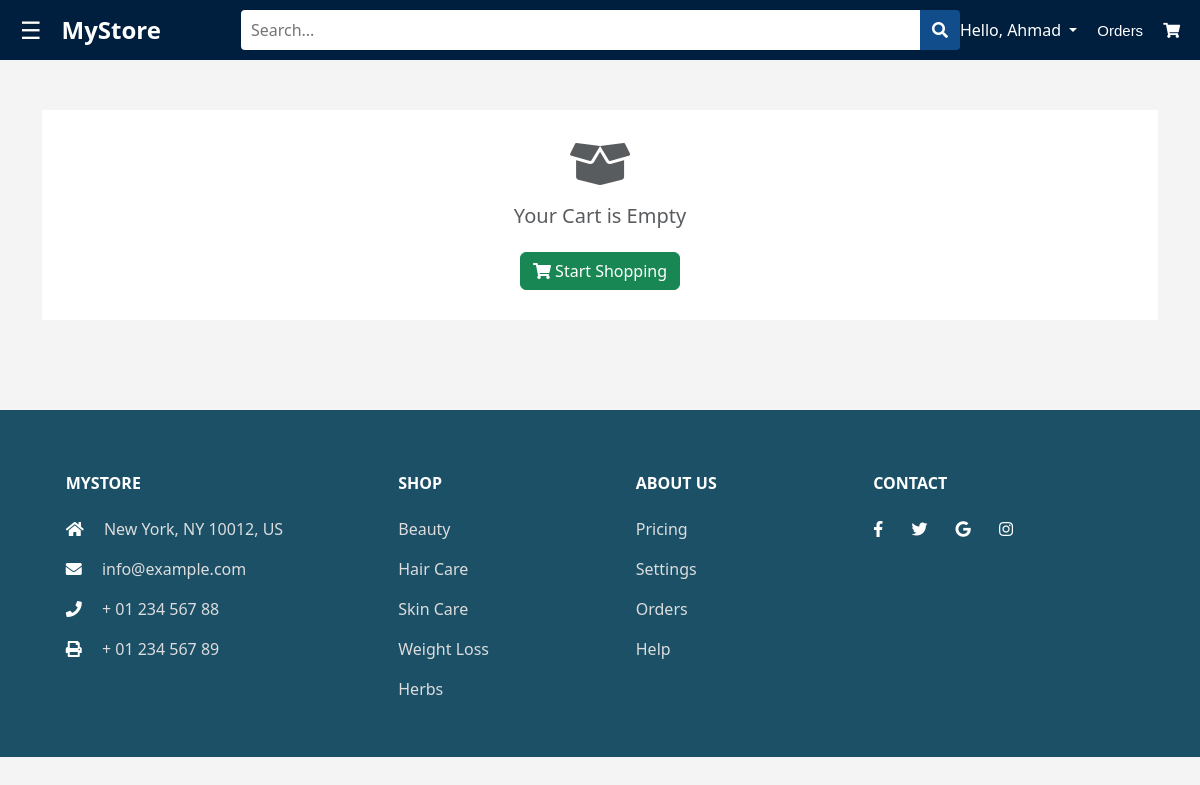
The app's page /cart/ (signed in), older data.
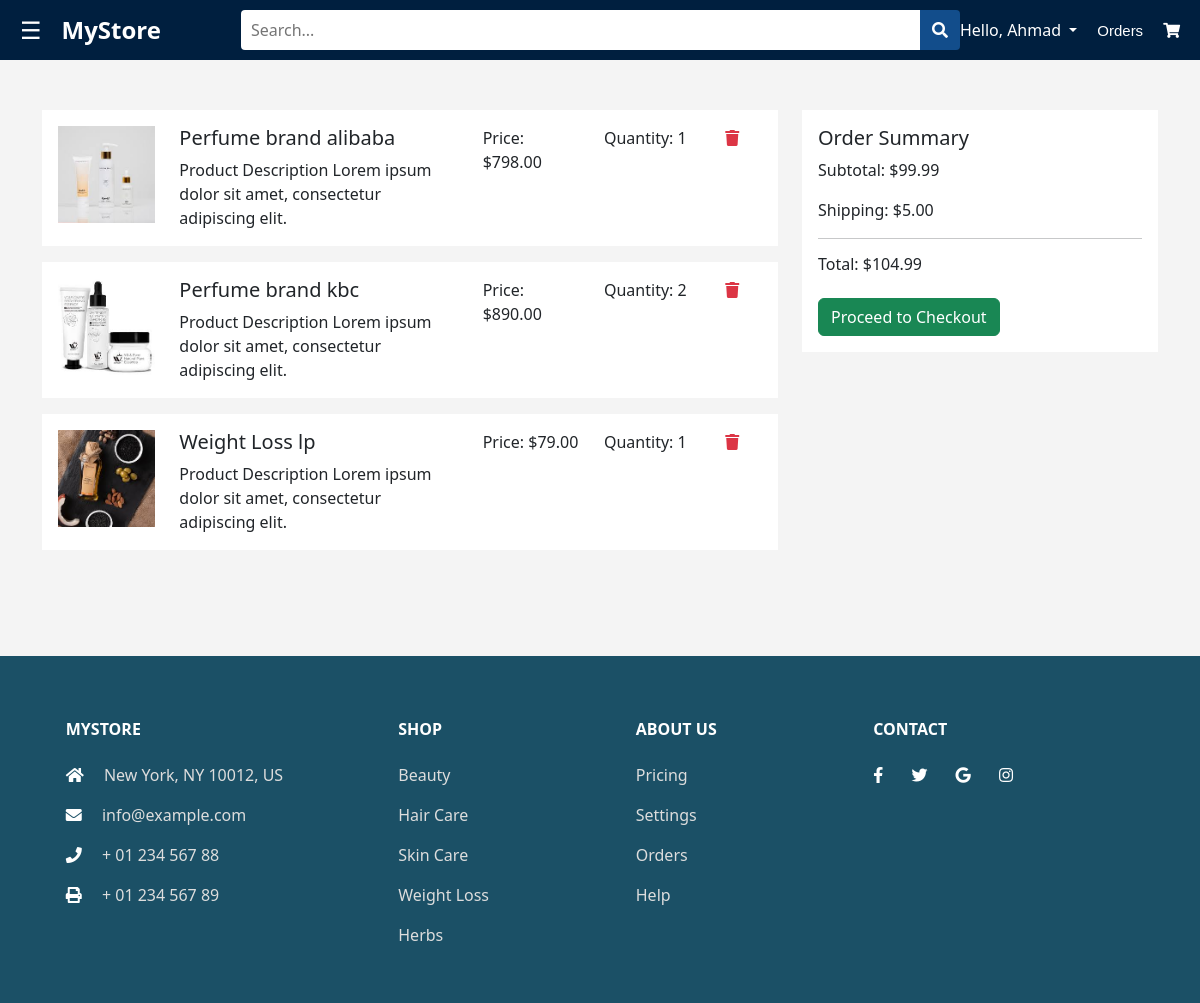
The same page, newer data.
### shop/models.py (models this page shows, shortened)
class CustomUser(AbstractUser):
    username = None
    name = models.CharField(max_length=30)
    email = models.EmailField(_("email address"), unique=True)
    is_admin = models.BooleanField(default=False)
    objects = CustomUserManager()
    USERNAME_FIELD = "email"
    REQUIRED_FIELDS = []  # Add any required fields for user creation

class Category(models.Model):
    name = models.CharField(max_length=100, unique=True)
    image = models.ImageField(upload_to='products/', default='products/default.jpg')

class CartItem(models.Model):
    user = models.ForeignKey(CustomUser, on_delete=models.CASCADE)
    product = models.ForeignKey(Product, on_delete=models.CASCADE)
    quantity = models.PositiveIntegerField(default=1)
    created_at = models.DateTimeField(auto_now_add=True)

class Product(models.Model):
    name = models.CharField(max_length=200, null=True)
    description = models.CharField(max_length=200, null=True)
    price = models.DecimalField(max_digits=10, decimal_places=2, null=True)
    image = models.ImageField(upload_to='products/', default='products/products2.jpg')
    category = models.ForeignKey(Category, on_delete=models.CASCADE, null=True, blank=True)
    subcategory = models.ForeignKey(SubCategory, on_delete=models.CASCADE, null=True, blank=True)
    slug = models.SlugField(max_length=100, unique=True, null=True, blank=True)

### shop/views.py (the view)
# urls.py: path('cart/', CartView.as_view(), name='cart_view'),
class CartView(View):
    def get(self, request):
        if request.user.is_authenticated:
            cart_items = CartItem.objects.filter(user=request.user)
        else:
            return redirect('login')
        return render(request, 'shop/cart.html', {'cart_items': cart_items})

### shop/context_processors.py (called while the page is built)
def categories(request):
    from .models import Category
    categories = Category.objects.all()
    return {'categories': categories}

### shop/templates/shop/cart.html (shortened to what this page needs)
{% extends "shop/base.html" %}
{% block content %}
<html lang="en">
<head>
    <link rel="stylesheet" href="https://cdnjs.cloudflare.com/ajax/libs/font-awesome/5.15.3/css/all.min.css">
    <link href="https://cdn.jsdelivr.net/npm/bootstrap@5.3.2/dist/css/bootstrap.min.css" rel="stylesheet"
>
</head>
<body>
{% if user.is_authenticated %}
    <div class="container first-container">
        {% if cart_items %}
            <div class="row">
                <div class="col-lg-8">
                    {% for item in cart_items %}
                        <div class="card mb-3 no-border">
                            <div class="card-body">
                                <div class="row">
                                    <div class="col-md-2">
                                        <img src="{{ item.product.image.url }}" alt="Product Image" class="img-fluid">
                                    </div>
                                    <div class="col-md-5">
                                        <h5 class="card-title">{{ item.product.name }}</h5>
                                        <p class="card-text">Product Description Lorem ipsum dolor sit amet, consectetur adipiscing elit.</p>
                                    </div>
                                    <div class="col-md-2">
                                        <p class="card-text">Price: ${{ item.product.price }}</p>
                                    </div>
                                    <div class="col-md-2">
                                        <p class="card-text">Quantity: {{ item.quantity }}</p>
                                    </div>
                                    <div class="col-md-1">
                                        <a href="{% url 'delete_from_cart' item.id %}" class="text-danger">
                                            <span class="fas fa-trash"></span>
                                        </a>
                                    </div>
                                </div>
                            </div>
                        </div>
                    {% endfor %}
                </div>
                <div class="col-lg-4">
                    <div class="card ml-3 no-border">
                        <div class="card-body">
                            <h5 class="card-title">Order Summary</h5>
                            <p class="card-text">Subtotal: $99.99</p>
                            <p class="card-text">Shipping: $5.00</p>
                            <hr>
                            <h6 class="card-text">Total: $104.99</h6>
                            <a href="#" class="btn btn-success mt-3">Proceed to Checkout</a>
                        </div>
                    </div>
                </div>
            </div>
        {% else %}
            <div class="cart-empty text-center">
                <i class="fas fa-box-open fa-3x mb-3 text-muted"></i>
                <h5 class="text-muted">Your Cart is Empty</h5>
                <a href="{% url 'index' %}" class="btn btn-success mt-3">
                    <i class="fas fa-shopping-cart"></i> Start Shopping
                </a>
            </div>
        {% endif %}
    </div>
{% else %}
    <p class="text-center">Please log in to view your cart.</p>
    <div class="text-center">
        <a class="btn btn-primary" href="{% url 'login' %}">Sign In</a>
    </div>
{% endif %}
</body>
</html>
{% endblock %}

### shop/templates/shop/base.html (shortened to what this page needs)
<!DOCTYPE html>
<html lang="en">
<head>
    {% load static %}
    <link href="https://cdn.jsdelivr.net/npm/bootstrap-icons/font/bootstrap-icons.css" rel="stylesheet">
    <link rel="stylesheet" href="https://cdnjs.cloudflare.com/ajax/libs/font-awesome/5.15.3/css/all.min.css">
    <link href="https://cdn.jsdelivr.net/npm/bootstrap@5.3.2/dist/css/bootstrap.min.css" rel="stylesheet">
    <link rel="stylesheet" type="text/css" href="{% static 'shop/css/index.css' %}">
</head>
<body>
    <header class="header">
        <div>
            <span class="menu-icon" onclick="openNav()">&#9776;</span>
        </div>
        <a href="{% url 'index' %}" class="logo">MyStore</a>
        <form action="{% url 'custom_search' %}" class="search-bar">
            <input type="text" class="search-input" name="form" placeholder="Search..." required>
            <button type="submit" class="search-button"><i class="fa fa-search"></i></button>
        </form>
        {% if user.is_authenticated %}
        <ul class="navbar-nav ml-auto">
            <li class="nav-item dropdown">
                <a class="nav-link dropdown-toggle" href="#" id="navbarDropdown" role="button" data-bs-toggle="dropdown" aria-expanded="false">
                    Hello, {{ user.first_name }}
                </a>
            </li>
        </ul>
        {% else %}
        <ul class="header-links">
            <li><a href="{% url 'login' %}">Login</a></li>
            <li>|</li>
            <li><a style="margin-left:0px;" href="{% url 'register' %}">Sign up</a></li>
        </ul>
        {% endif %}
        <ul class="header-links">
            <li><a href="{% url 'orders-history' %}">Orders</a></li>
            <li><a href="{% url 'cart_view' %}"><i class="fas fa-shopping-cart"></i></a></li>
        </ul>
    </header>
    <main>
        {% block content %}
        {% endblock content %}
    </main>
    <footer class="text-center text-lg-start text-muted mt-5">
        <section class="text-color p-3 nd">
            <div class="container text-center text-md-start mt-5">
                <div class="row mt-3">
                    <div class="col-md-4 col-lg-3 col-xl-3 mx-auto mb-md-0 mb-4">
                        <h6 class="text-uppercase fw-bold mb-4">MyStore</h6>
                        <p><i class="fas fa-home me-3"></i> New York, NY 10012, US</p>
                        <p><i class="fas fa-envelope me-3"></i> info@example.com</p>
                        <p><i class="fas fa-phone me-3"></i> + 01 234 567 88</p>
                        <p><i class="fas fa-print me-3"></i> + 01 234 567 89</p>
                    </div>
                    <div class="col-md-2 col-lg-2 col-xl-2 mx-auto mb-4">
                        <h6 class="text-uppercase fw-bold mb-4">Shop</h6>
                        {% for category in categories %}
                        <p><a href="#!" class="text-reset">{{ category.name }}</a></p>
                        {% endfor %}
                    </div>
                    <div class="col-md-3 col-lg-2 col-xl-2 mx-auto mb-4">
                        <h6 class="text-uppercase fw-bold mb-4">About Us</h6>
                        <p><a href="#!" class="text-reset">Pricing</a></p>
                        <p><a href="#!" class="text-reset">Settings</a></p>
                        <p><a href="#!" class="text-reset">Orders</a></p>
                        <p><a href="#!" class="text-reset">Help</a></p>
                    </div>
                    <div class="col-md-3 col-lg-4 col-xl-3 mx-auto mb-4">
                        <h6 class="text-uppercase fw-bold mb-4">Contact</h6>
                        <a href="" class="me-4 text-reset"><i class="fab fa-facebook-f"></i></a>
                        <a href="" class="me-4 text-reset"><i class="fab fa-twitter"></i></a>
                        <a href="" class="me-4 text-reset"><i class="fab fa-google"></i></a>
                        <a href="" class="me-4 text-reset"><i class="fab fa-instagram"></i></a>
                    </div>
                </div>
            </div>
        </section>
    </footer>
</body>
</html>

### shop/static/shop/css/index.css (style rules this page uses)
body { margin: 0; padding: 0; }
.header { height: 60px; max-width: 100%; background-color: #001f3f; color: #fff; padding: 10px 20px; text-align: center; display: flex; justify-content: space-between; align-items: center; border: none; }
.header-links { list-style: none; padding: 0; margin: 0; display: flex; }
.header-links li { margin-left: 10px; }
.header-links a { color: #fff; text-decoration: none; margin-left: 10px; font-family: Arial, sans-serif; font-size: 15px; font-weight: 100; }
a { color: #fff; text-decoration: none; }
.search-bar { display: flex; justify-content: space-evenly; max-width: 770px; width: 100%; height: 40px; border-radius: 4px; margin-left: 60px; }
.search-button { background-color: #124d8b; padding-right: 12px; padding-left: 12px; border: none; border-top-right-radius: 4px; border-bottom-right-radius: 4px; cursor: pointer; }
.search-input { padding: 8px; border: none; outline: none; margin: 0; padding: 10px; width: 100%; margin-left: 20px; border-top-left-radius: 4px; border-bottom-left-radius: 4px; }
.logo { color: white; font-size: 24px; font-weight: bold; text-decoration: none; }
.menu-icon { font-size: 24px; margin-right: 20px; cursor: pointer; }
footer { width: 100%; background-color: #1b5066; color: white; bottom: 0; text-decoration: none; }
i { color: white; }
.text-color h6 { color: white; }
.text-color p { color: #ddd; }
p a { text-decoration: none; }

### shop/templates/shop/cart.html (style rules this page uses)
body { margin: 0; padding: 0; background-color: #F4F4F4; }
.first-container { margin-top: 50px; margin-bottom: 90px; }
.no-border { border: none; border-radius: 0px; }

Row changes from the older to the newer data that the page shows:
added CartItem: product.image (picture), product.name "Perfume brand alibaba", product.price "798.00", quantity "1"
added CartItem: product.image (picture), product.name "Perfume brand kbc", product.price "890.00", quantity "2"
added CartItem: product.image (picture), product.name "Weight Loss lp", product.price "79.00", quantity "1"
Text that changed along with them:
text no longer shown: "Your Cart is Empty Start Shopping"
text now shown: "Order Summary Subtotal: $99.99 Shipping: $5.00 Total: $104.99 Proceed to Checkout"
